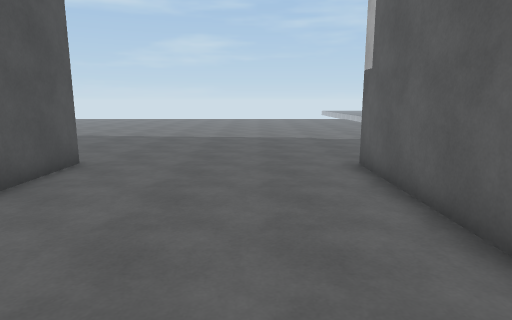
[1] (above)

13 first-person views from a walk through a Unity game level. The camera is 1.5 m above the floor, tilts 10° down and sees 75° across. The floor is counted in squares, 1 m on a side. Each view is taken from the middle of a square. On the plan, view 1 faces up. The plan holds only what a view shows up to about 15 squares ahead; the rest is blank. The place goes on beyond the plan. Door leaves are left out, so doorways stand open. Surface patterns are stand-ins for the level's own textures.

[2]
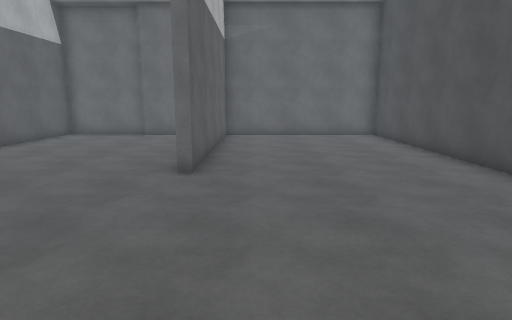

[3]
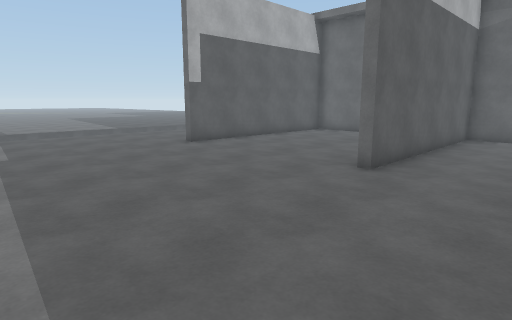

[4]
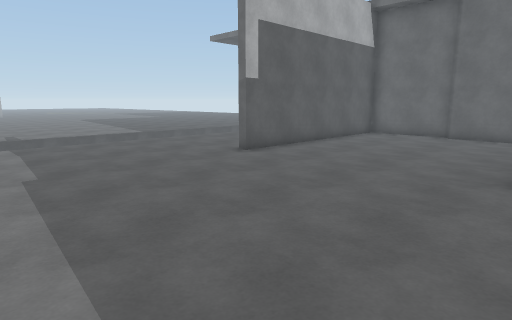

[5]
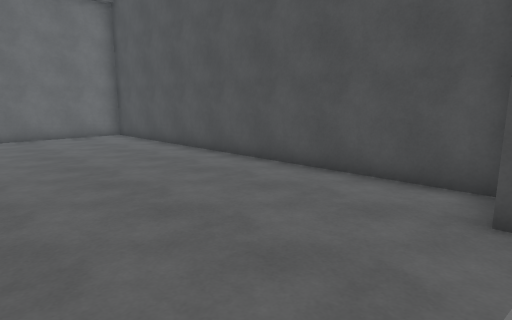

[6]
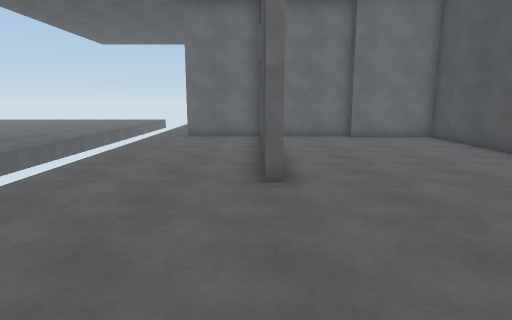

[7]
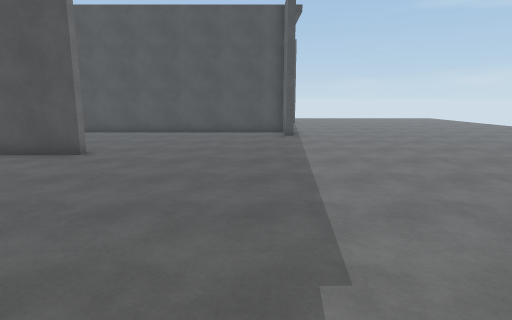

[8]
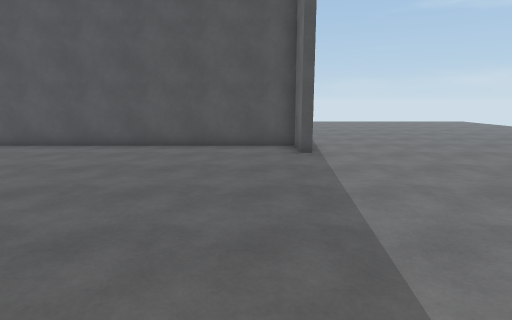

[9]
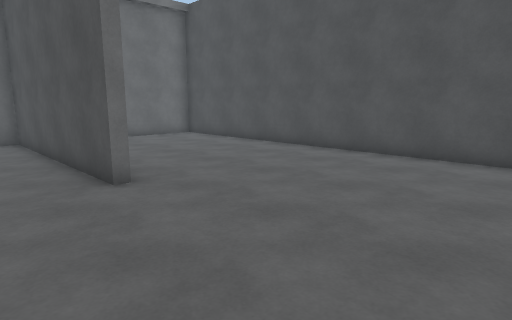

[10]
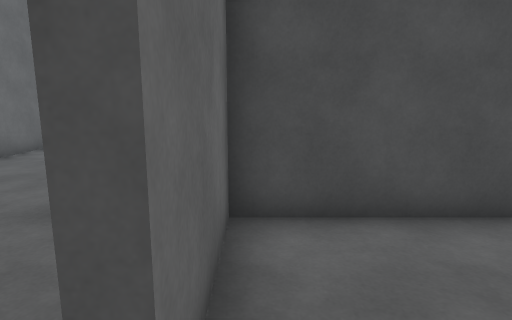

[11]
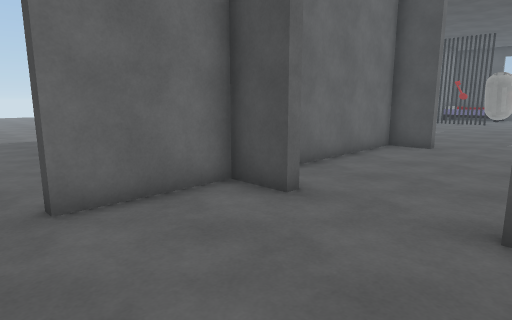

[12]
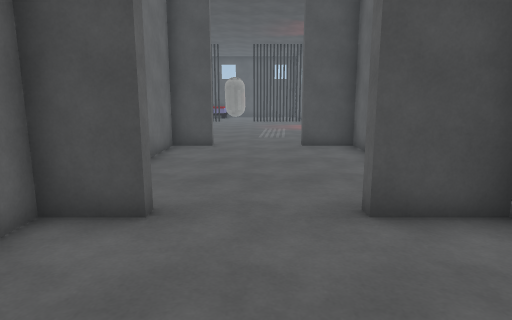

[13]
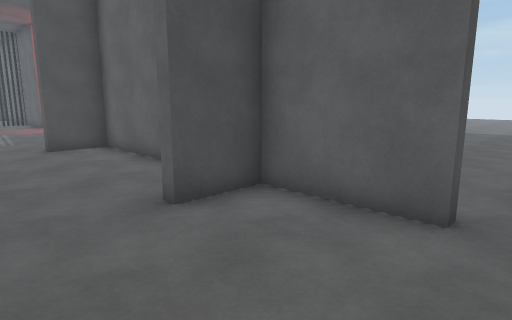

### Floor plan
Points are (right, up) in squares from view 1. A wall is a line through its corners. A room is listed if a view was taken in it or the views show most of it. See-through windows are left out.
Room 1 (views 1, 2, 3, 4, 5, 6, 7, 8, 9, 10)
walls: (2.5, -0.2) (2.5, 8) (2.8, 8) (2.8, -0.4) (5.9, -0.4); (-9.7, 14.8) (-9.7, 14.3) (-11.3, 14.3) (-11.3, 0) (-4.7, 0) (-4.7, 8) (-4.3, 8) (-4.3, 0) (-1, 0) (-1, -0.4) (1.9, -0.4)
ways out: opening at (6.5, -1) to room 2
Room 2 (views 11, 12, 13)
walls: (2.8, -5.4) (2.8, -6.9) (5.9, -6.9); (5.9, -0.4) (5.9, -0.7) (2.8, -0.7) (2.8, -2.5)
ways out: opening at (6.5, -1) to room 1; open door at (2.5, -4) to room 3; opening at (6.5, -7)
Room 3 (no view inside)
walls: (-0.8, -0.7) (-4.3, -0.7) (-4.3, -2.5); (-4.3, -5.4) (-4.3, -6.9) (0.8, -6.9)
ways out: open door at (2.5, -4) to room 2; open door at (-4.5, -4)

Positions as (right, up) in squares from view 1, and headings:
1: (0, 0), facing up
2: (-6, 15), facing down
3: (-8, 15), facing down-right
4: (-5, 15), facing down-right
5: (-5, 15), facing down-left
6: (3, 14), facing down
7: (5, 13), facing left
8: (0, 13), facing left
9: (-2, 14), facing down-left
10: (7, 0), facing left
11: (7, -2), facing down-left
12: (7, -4), facing left
13: (7, -5), facing up-left
